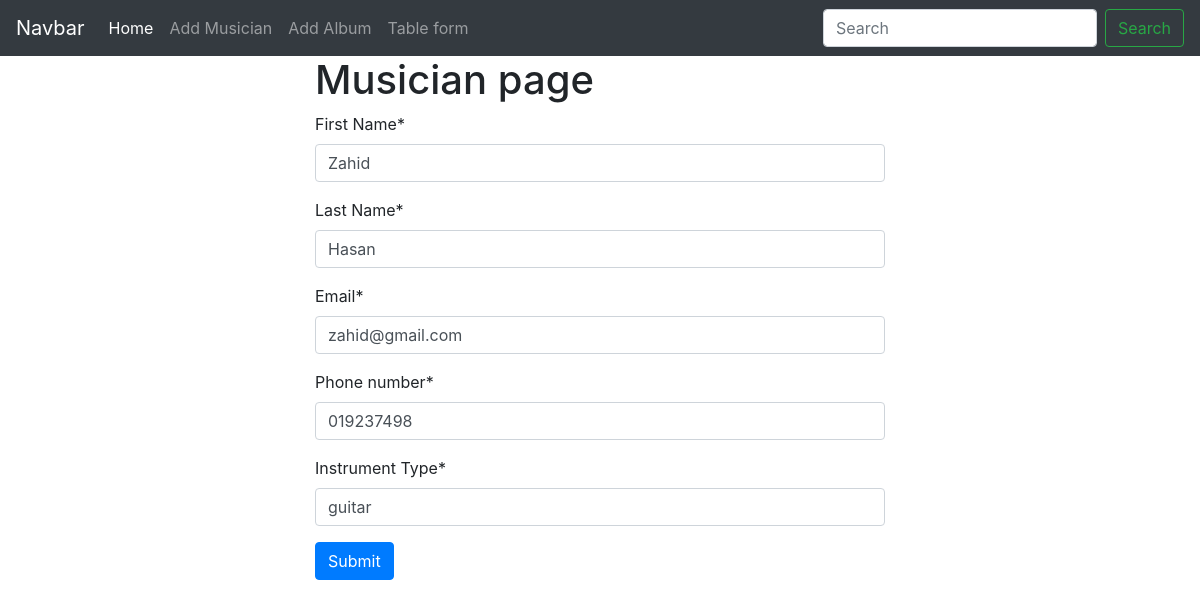
Screenshot of /musician/edit_musician/3 with the database file from the repository.
### musician/models.py (models this page shows, shortened)
class MusicianModel(models.Model):
    First_Name = models.CharField(max_length=100)
    Last_Name = models.CharField(max_length=100)
    Email = models.EmailField()
    Phone_number = models.CharField(max_length=12)
    Instrument_Type = models.CharField(max_length=100)

### musician/views.py (the view)
# urls.py: path('edit_musician/<int:id>', views.EditMusicianView , name = "edit_musician"),
def EditMusicianView(request,id):
    musician_id = models.MusicianModel.objects.get(pk=id)
    musician_form = forms.MusicianForm(instance=musician_id)
    if request.method == 'POST':
        musician_form = forms.MusicianForm(request.POST, instance=musician_id)
        if musician_form.is_valid():
            musician_form.save()
            return redirect('table_page')
    return render(request,'musician.html',{'musician_form':musician_form})

### musician/forms.py
class MusicianForm(forms.ModelForm):
    class Meta:
        model = models.MusicianModel
        fields = '__all__'

### musician/templates/musician.html (shortened to what this page needs)
{% extends 'base.html' %}
{% load crispy_forms_tags %}
{% block contant1 %}
<div class="container " style="width: 50%;margin: auto;">
    <h1>Musician page</h1>
    <form method = "POST">
        {{musician_form|crispy}}
        <button type="submit" class="btn btn-primary">Submit</button>
    </form>
</div>
{% endblock contant1 %}

### rows the page displays
MusicianModel: First_Name "Zahid", Last_Name "Hasan", Email "zahid@gmail.com", Phone_number "019237498", Instrument_Type "guitar"
